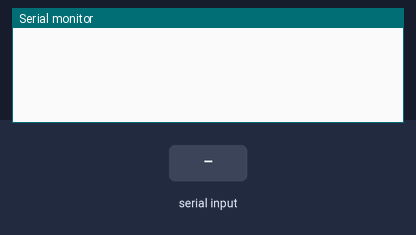
Simulated run of this sketch. Board: Arduino Uno, built with avr-gcc and run on an emulated ATmega328P. On the bench: the last lines printed to the serial monitor. The inputs (shaded band) are chosen by the test bench.

Above: at 1.2 s.
1.3 s: "hello" received over Serial
At 3.4 s:
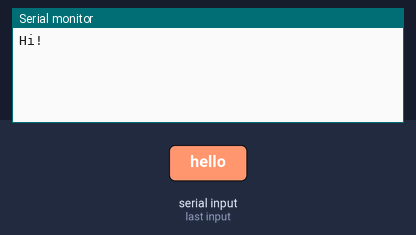
3.8 s: "my name is Aryan" received over Serial
At 5.8 s:
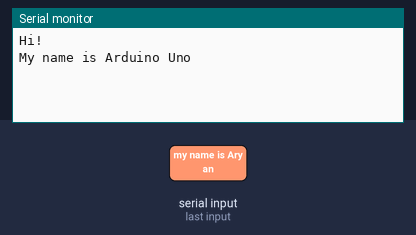
6.3 s: "bye" received over Serial
At 8.3 s:
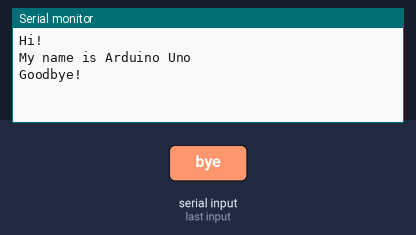
8.8 s: "1" received over Serial
At 10.2 s:
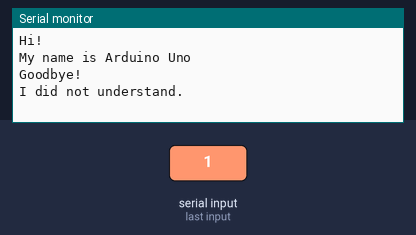

The sketch:

simple_chatbot.ino
```cpp
void setup() {
  // put your setup code here, to run once:
  Serial.begin(9600);

}

void loop() {
  // put your main code here, to run repeatedly:
  if (Serial.available() > 0) {
    String received_data = Serial.readString();
    if (received_data == "hello") {
      Serial.println("Hi!");
    }
    else if (received_data == "my name is Aryan") {
      Serial.println("My name is Arduino Uno");
    }
     else if (received_data =="who is the best footballer in the world") {
      Serial.println("Harry Kane, obviously");
    }
    else if (received_data == "bye") {
      Serial.println("Goodbye!");
    }
    else{
      Serial.println("I did not understand.");
    }
  }
}
```

Measured:
- after the input at 1.3 s, the serial monitor: prints a new line after 1.0 s (image 1)
- after the input at 3.8 s, the serial monitor: prints a new line after 1.0 s (image 2)
- after the input at 6.3 s, the serial monitor: prints a new line after 1.0 s (image 3)
- after the input at 8.8 s, the serial monitor: prints a new line after 1.0 s (image 4)
